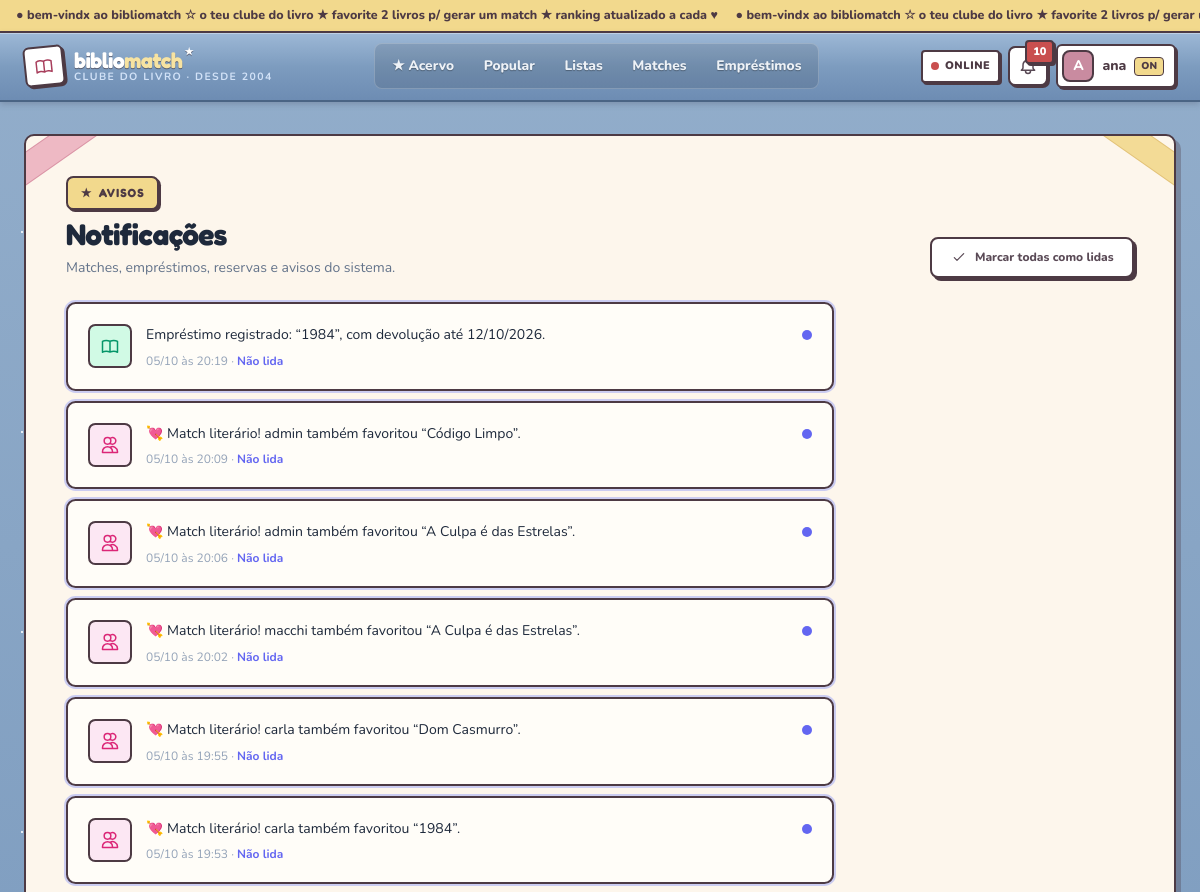
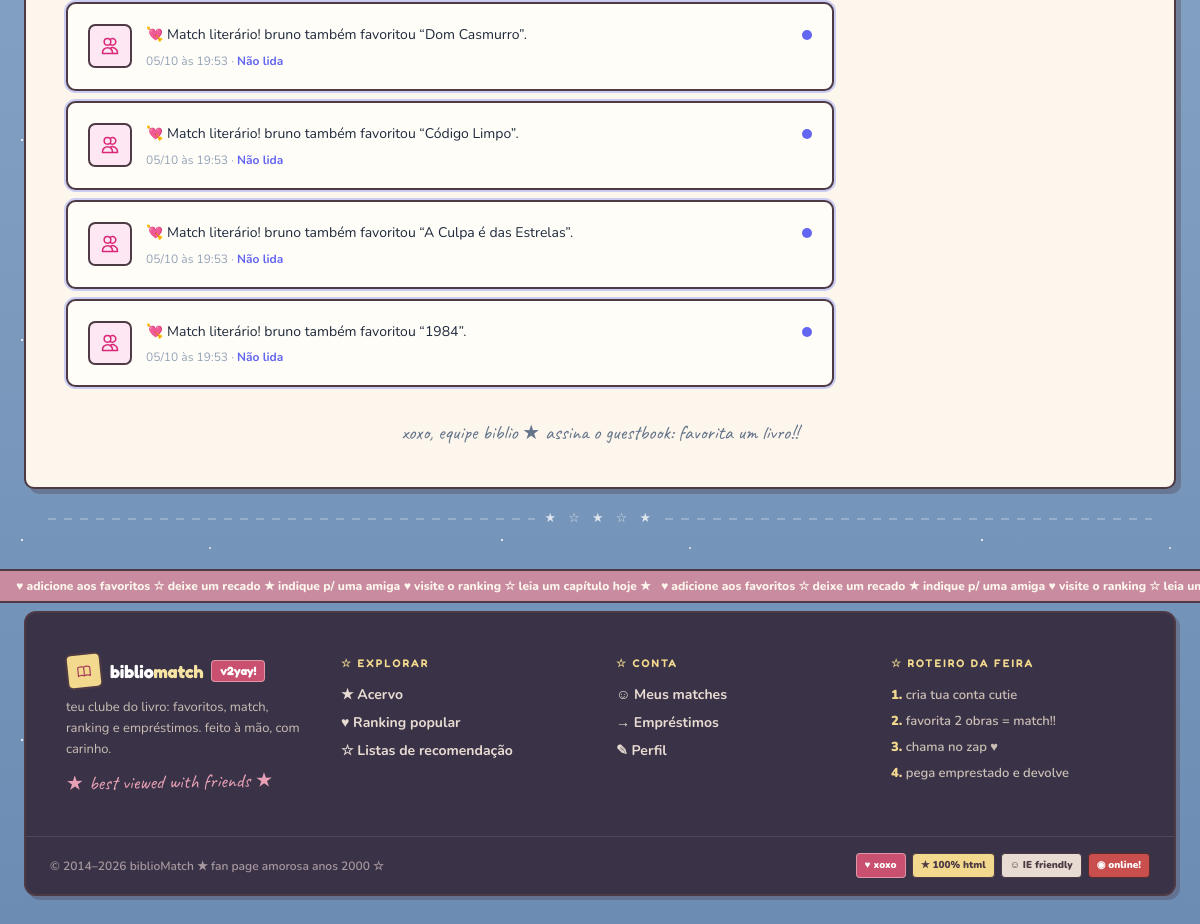
Page /notificacoes/ (signed in) on the committed database (2 pictures, top to bottom).
### core/models.py (models this page shows, shortened)
class Notificacao(models.Model):
    TIPOS = [
        ("match", "Match literário"),
        ("emprestimo", "Empréstimo"),
        ("reserva", "Reserva"),
        ("sistema", "Sistema"),
    ]
    usuario = models.ForeignKey(User, on_delete=models.CASCADE, related_name="notificacoes")
    tipo = models.CharField(max_length=20, choices=TIPOS, default="sistema")
    mensagem = models.CharField(max_length=280)
    link = models.CharField(max_length=200, blank=True, default="")
    lida = models.BooleanField(default=False)
    criada_em = models.DateTimeField(auto_now_add=True)
    class Meta:
        ordering = ["-criada_em"]

### core/views.py (the view)
# urls.py: path("notificacoes/", views.notificacoes, name="notificacoes"),
@login_required
def notificacoes(request):
    notifs = Notificacao.objects.filter(usuario=request.user)
    return render(request, "core/notificacoes.html", {"notifs": notifs})

### core/context_processors.py (called while the page is built)
def notificacoes_nao_lidas(request):
    if request.user.is_authenticated:
        return {"notificacoes_nao_lidas": request.user.notificacoes.filter(lida=False).count()}
    return {"notificacoes_nao_lidas": 0}

### core/templates/core/notificacoes.html (shortened to what this page needs)
{% extends 'core/base.html' %}
{% block content %}
<div class="flex flex-col sm:flex-row sm:items-end justify-between gap-4">
  <div class="space-y-1.5">
    <span class="eyebrow">Avisos</span>
    <h1 class="text-2xl sm:text-3xl font-extrabold tracking-tight">Notificações</h1>
    <p class="text-sm text-slate-500">Matches, empréstimos, reservas e avisos do sistema.</p>
  </div>
  <a href="{% url 'notificacoes_ler_todas' %}" class="btn-ghost text-xs shrink-0">{% include 'core/partials/icon.html' with name='check' cls='w-4 h-4' %}Marcar todas como lidas</a>
</div>
<div class="space-y-2.5 mt-6 max-w-3xl">
{% for n in notifs %}
<a href="{% url 'notificacao_ler' n.pk %}" class="card {% if not n.lida %}card-hover ring-2 ring-indigo-400/40{% endif %} p-4 sm:p-5 flex gap-3.5 items-start">
  <span class="tile w-11 h-11 shrink-0 {% if n.tipo == 'match' %}bg-pink-100 text-pink-600{% elif n.tipo == 'emprestimo' %}bg-emerald-100 text-emerald-600{% elif n.tipo == 'reserva' %}bg-indigo-100 text-indigo-600{% else %}bg-slate-100 text-slate-500{% endif %}">
  </span>
  <span class="flex-1 min-w-0">
    <span class="text-sm leading-relaxed block">{{ n.mensagem }}</span>
    <span class="text-xs text-slate-400 mt-1.5 block">{{ n.criada_em|date:"d/m \à\s H:i" }}{% if not n.lida %} · <b class="text-indigo-500">Não lida</b>{% endif %}</span>
  </span>
  {% if not n.lida %}<span class="w-2.5 h-2.5 rounded-full bg-indigo-500 shrink-0 mt-1.5"></span>{% endif %}
</a>
{% endfor %}
</div>
{% endblock %}

### core/templates/core/base.html (shortened to what this page needs)
<!DOCTYPE html>
<html lang="pt-br" class="">
<head>
<script src="https://cdn.tailwindcss.com"></script>
</head>
<body class="starry text-slate-800 min-h-screen flex flex-col">
<div class="ticker overflow-hidden border-b-2 border-[#4d3a44] text-[#4d3a44] text-[12.5px] font-extrabold" style="background:#f2d98d" role="note" aria-label="Avisos da comunidade">
  <div class="ticker-track py-1.5">
    <span class="px-4"><span class="anim-blink">●</span> bem-vindx ao bibliomatch ☆ o teu clube do livro ★ favorite 2 livros p/ gerar um match ★ ranking atualizado a cada ♥ &nbsp;&nbsp;&nbsp; <span class="anim-blink">●</span> bem-vindx ao bibliomatch ☆ o teu clube do livro ★ favorite 2 livros p/ gerar um match ★ ranking atualizado a cada ♥ &nbsp;&nbsp;&nbsp;</span>
  </div>
</div>
<header class="sticky top-0 z-40 glossy-bar border-b-2 border-[#4a6484]">
<nav class="max-w-7xl mx-auto px-4 sm:px-6 flex items-center justify-between h-[4.2rem] gap-2">
  <a href="{% url 'home' %}" class="flex items-center gap-2.5 shrink-0 group">
    <span class="w-10 h-10 rounded-md grid place-items-center bg-white border-2 border-[#4d3a44] shadow-[2px_2px_0_#4d3a44] -rotate-6 group-hover:rotate-3 transition-transform text-[#a83e5c]">{% include 'core/partials/icon.html' with name='book' cls='w-5 h-5' %}</span>
    <span class="leading-none">
      <span class="font-display font-bold text-[1.35rem] text-white tracking-tight block" style="text-shadow:0 1px 0 rgba(60,50,60,.6)">biblio<span class="text-[#f7e3a1]">match</span><sup class="text-[10px] align-super ml-0.5 inline-block spin-slow">★</sup></span>
      <span class="hidden sm:block text-[10.5px] font-bold text-blue-100/90 tracking-[.14em] uppercase">clube do livro · desde 2004</span>
    </span>
  </a>
  {% with active=request.resolver_match.url_name %}
  <div class="hidden md:flex items-center gap-1 text-sm font-medium bg-black/10 rounded-lg p-1 border border-white/20">
    <a href="{% url 'livros' %}" class="nav-link {% if active == 'livros' or active == 'livro_detalhe' %}active{% endif %}">★ Acervo</a>
    <a href="{% url 'ranking' %}" class="nav-link {% if active == 'ranking' %}active{% endif %}">Popular</a>
    <a href="{% url 'colecoes' %}" class="nav-link {% if active == 'colecoes' or active == 'colecao_detalhe' %}active{% endif %}">Listas</a>
    {% if user.is_authenticated %}
    <a href="{% url 'matches' %}" class="nav-link {% if active == 'matches' %}active{% endif %}">Matches</a>
    <a href="{% url 'meus_emprestimos' %}" class="nav-link {% if active == 'meus_emprestimos' %}active{% endif %}">Empréstimos</a>
    {% endif %}
  </div>
  {% endwith %}
  <div class="flex items-center gap-2">
    <span class="hidden sm:inline-flex items-center gap-1.5 text-[11px] font-black uppercase tracking-wider bg-white border-2 border-[#4d3a44] rounded px-2 py-1.5 shadow-[2px_2px_0_#4d3a44] text-[#4d3a44]" title="sempre online ★"><span class="w-2 h-2 rounded-full bg-[#c94f4f] inline-block anim-blink"></span>online</span>
    {% if user.is_authenticated %}
    <a href="{% url 'notificacoes' %}" class="icon-btn !bg-white relative" title="Notificações" aria-label="Notificações">{% include 'core/partials/icon.html' with name='bell' cls='w-5 h-5' %}
      {% if notificacoes_nao_lidas %}<span class="absolute -top-2 -right-2 min-w-[1.4rem] h-6 px-1.5 rounded bg-[#c94f4f] border-2 border-[#4d3a44] text-white text-[11px] font-black grid place-items-center shadow-[2px_2px_0_#4d3a44]">{{ notificacoes_nao_lidas }}</span>{% endif %}
    </a>
    <a href="{% url 'perfil' %}" class="hidden sm:flex items-center gap-2 pl-1 pr-2.5 py-1 rounded-md bg-white border-2 border-[#4d3a44] shadow-[2px_2px_0_#4d3a44] hover:-translate-y-0.5 transition text-[#4d3a44]" title="Meu perfil ★ {{ user.username }}">
      <span class="avatar w-8 h-8 text-sm !border-[#4d3a44]">{{ user.username|first|upper }}</span>
      <span class="text-sm font-extrabold max-w-[7rem] truncate">{{ user.username }}</span>
      <span class="text-[10px] font-black bg-[#f2d98d] border border-[#4d3a44] rounded px-1.5 py-px">ON</span>
    </a>
    {% else %}
    <a href="{% url 'login' %}" class="glossy-btn hidden sm:inline-block text-sm font-extrabold px-4 py-2 rounded-md text-white">Entrar</a>
    <a href="{% url 'cadastro' %}" class="btn-primary btn-shine !py-2.5 !text-[13px]">★ Criar conta</a>
    {% endif %}
  </div>
</nav>
</header>
<main class="flex-1 w-full max-w-7xl mx-auto px-3 sm:px-6 py-5 sm:py-8 pb-24 md:pb-10">
<div class="page-sheet p-4 sm:p-8 lg:p-10 relative overflow-hidden">
  <div class="pointer-events-none absolute -top-1 -left-6 w-28 h-7 rotate-[-35deg] bg-[#e8a0b4]/70 border-y border-[#a83e5c]/30" aria-hidden="true"></div>
  <div class="pointer-events-none absolute -top-1 -right-6 w-28 h-7 rotate-[35deg] bg-[#f2d98d]/90 border-y border-yellow-700/20" aria-hidden="true"></div>
  {% block content %}{% endblock %}
  <p class="font-hand text-center text-xl mt-8 text-slate-500">xoxo, equipe biblio ★ assina o guestbook: favorita um livro!!</p>
</div>
<div class="divider-stars mt-5 px-6 select-none" aria-hidden="true">★ ☆ ★ ☆ ★</div>
</main>
<div class="ticker overflow-hidden border-y-2 border-[#4d3a44] text-[#fdf6ec] text-[12px] font-extrabold" style="background:#c98ba0" aria-hidden="true">
  <div class="ticker-track rev py-1.5">
    <span class="px-4">♥ adicione aos favoritos ☆ deixe um recado ★ indique p/ uma amiga ♥ visite o ranking ☆ leia um capítulo hoje ★&nbsp;&nbsp;&nbsp;♥ adicione aos favoritos ☆ deixe um recado ★ indique p/ uma amiga ♥ visite o ranking ☆ leia um capítulo hoje ★&nbsp;&nbsp;&nbsp;</span>
  </div>
</div>
<footer class="mt-2 pb-24 md:pb-8">
<div class="max-w-7xl mx-auto px-3 sm:px-6">
<div class="rounded-xl border-2 border-[#4d3a44] overflow-hidden shadow-[4px_4px_0_rgba(70,50,60,.3)] bg-[#3a3348] text-[#e8dcd2]">
  <div class="grid gap-8 sm:grid-cols-2 lg:grid-cols-4 text-sm p-6 sm:p-10">
    <div class="space-y-2">
      <p class="flex items-center gap-2 font-display font-bold text-lg text-white"><span class="w-9 h-9 rounded-md grid place-items-center bg-[#f2d98d] text-[#a83e5c] border-2 border-[#4d3a44] -rotate-6">{% include 'core/partials/icon.html' with name='book' cls='w-4 h-4' %}</span>biblio<span class="text-[#f7e3a1] -ml-2">match</span> <span class="text-xs bg-[#c9506e] text-white rounded px-2 py-0.5 border border-white/40">v2yay!</span></p>
      <p class="text-[#cbbfb4] leading-relaxed text-[13px]">teu clube do livro: favoritos, match, ranking e empréstimos. feito à mão, com carinho.</p>
      <p class="font-hand text-xl text-[#e8a0b4] -rotate-1">★ best viewed with friends ★</p>
    </div>
    <div><p class="font-display font-semibold mb-3 text-[11px] uppercase tracking-[.18em] text-[#f2d98d]">☆ explorar</p><div class="flex flex-col gap-2 text-[#e8dcd2] font-bold"><a class="hover:text-[#f2d98d] w-fit hover:underline decoration-wavy" href="{% url 'livros' %}">★ Acervo</a><a class="hover:text-[#f2d98d] w-fit hover:underline decoration-wavy" href="{% url 'ranking' %}">♥ Ranking popular</a><a class="hover:text-[#f2d98d] w-fit hover:underline decoration-wavy" href="{% url 'colecoes' %}">☆ Listas de recomendação</a></div></div>
    <div><p class="font-display font-semibold mb-3 text-[11px] uppercase tracking-[.18em] text-[#f2d98d]">☆ conta</p><div class="flex flex-col gap-2 text-[#e8dcd2] font-bold">{% if user.is_authenticated %}<a class="hover:text-[#f2d98d] w-fit" href="{% url 'matches' %}">☺ Meus matches</a><a class="hover:text-[#f2d98d] w-fit" href="{% url 'meus_emprestimos' %}">→ Empréstimos</a><a class="hover:text-[#f2d98d] w-fit" href="{% url 'perfil' %}">✎ Perfil</a>{% else %}<a class="hover:text-[#f2d98d] w-fit" href="{% url 'login' %}">Entrar →</a><a class="hover:text-[#f2d98d] w-fit" href="{% url 'cadastro' %}">★ Criar conta</a>{% endif %}</div></div>
    <div><p class="font-display font-semibold mb-3 text-[11px] uppercase tracking-[.18em] text-[#f2d98d]">☆ roteiro da feira</p><ol class="text-[#cbbfb4] space-y-1.5 list-none text-[13px] font-semibold"><li><b class="text-[#f2d98d]">1.</b> cria tua conta cutie</li><li><b class="text-[#f2d98d]">2.</b> favorita 2 obras = match!!</li><li><b class="text-[#f2d98d]">3.</b> chama no zap ♥</li><li><b class="text-[#f2d98d]">4.</b> pega emprestado e devolve</li></ol></div>
  </div>
  <div class="border-t border-white/10 px-6 py-4 flex flex-col sm:flex-row items-center gap-3 justify-between text-[12px]">
    <p class="text-[#a8989f] font-semibold">© 2014–2026 biblioMatch ★ fan page amorosa anos 2000 ☆</p>
    <div class="flex items-center gap-1.5" aria-label="Selos">
      <span class="text-[10px] font-black px-2 py-1 rounded bg-[#c9506e] text-white border border-white/40">♥ xoxo</span>
      <span class="text-[10px] font-black px-2 py-1 rounded bg-[#f2d98d] text-[#4d3a44] border border-[#4d3a44]">★ 100% html</span>
      <span class="text-[10px] font-black px-2 py-1 rounded bg-[#e8dcd2] text-[#4d3a44] border border-[#4d3a44]">☺ IE friendly</span>
      <span class="hidden sm:inline text-[10px] font-black px-2 py-1 rounded bg-[#c94f4f] text-white border border-[#5a2b2b] anim-blink">◉ online!</span>
    </div>
  </div>
</div>
</div>
</footer>
</body>
</html>

### core/templates/core/base.html (style rules this page uses)
:root { --ink:#4d3a44; --pink:#c9506e; --blue:#6d8cb3; --yellow:#e3b64f; }
html { scroll-behavior:smooth }
body { font-family:'Nunito',system-ui,sans-serif;-webkit-font-smoothing:antialiased;text-rendering:optimizeLegibility }
h1,h2,.font-display { font-family:'Fredoka','Nunito',sans-serif;letter-spacing:-.01em }
.font-hand { font-family:'Caveat',cursive }
body.starry { background-color:#8ea6c4; background-image: radial-gradient(1.4px 1.4px at 22px 32px, #ffffffcc 55%, transparent 56%), radial-gradient(1px 1px at 130px 90px, #f6df8ecc 60%, transparent 61%), radial-gradient(1.4px 1.4px at 210px 40px, #ffffff99 55%, transparent 56%), radial-gradient(1px 1px at 320px 120px, #e8a0b488 60%, transparent 61%), linear-gradient(180deg,#93aecb 0%,#7d9cbf 60%,#6d8cb3 100%); background-size:480px 200px,480px 200px,480px 200px,480px 200px,cover; }
.glossy-bar { background:linear-gradient(to bottom,#9db8d6 0%,#7d9cbf 50%,#6d8cb3 100%); box-shadow:inset 0 1px 0 rgba(255,255,255,.35), 0 2px 6px rgba(60,60,80,.25); }
.ticker-track { display:inline-flex;gap:0;white-space:nowrap;animation:tickerScroll 28s linear infinite;will-change:transform }
.ticker-track.rev { animation:tickerScrollRev 34s linear infinite }
.spin-slow { animation:spinSlow 14s linear infinite }
.anim-blink { animation:blink 1.4s steps(2,start) infinite }
.page-sheet { background:#fdf6ec;border:2.5px solid var(--ink);border-radius:10px;box-shadow:5px 5px 0 rgba(70,50,60,.3) }
.btn-ghost { display:inline-flex;align-items:center;justify-content:center;gap:.5rem;border:2px solid var(--ink);background:#fff;padding:.65rem 1.15rem;border-radius:.5rem;font-weight:800;font-size:.875rem;color:#5a4a56;transition:.15s;box-shadow:3px 3px 0 var(--ink) }
.icon-btn { display:inline-flex;align-items:center;justify-content:center;width:2.5rem;height:2.5rem;border-radius:.45rem;border:2px solid var(--ink);background:#f4ede1;color:#5a4a56;transition:.15s;box-shadow:2px 2px 0 var(--ink) }
.card { background:#fffdf8;border:2px solid var(--ink);border-radius:.6rem;box-shadow:3px 3px 0 var(--ink);transition:transform .18s, box-shadow .2s }
.eyebrow { display:inline-flex;align-items:center;gap:.4rem;font-family:'Fredoka';font-size:.74rem;font-weight:700;text-transform:uppercase;letter-spacing:.09em;color:#4d3a44;background:#f2d98d;padding:.38rem .8rem;border-radius:.45rem;border:2px solid var(--ink);box-shadow:2px 2px 0 var(--ink) }
.eyebrow::before { content:"★" }
.nav-link { display:inline-flex;align-items:center;gap:.45rem;position:relative;padding:.5rem .8rem;border-radius:.4rem;transition:.15s;color:#eef2f7;font-weight:800;font-size:.86rem;text-shadow:0 1px 1px rgba(0,0,0,.3) }
.avatar { display:inline-flex;align-items:center;justify-content:center;border-radius:.5rem;font-weight:800;color:#fff;background:#c98ba0;flex-shrink:0;border:2px solid var(--ink) }
.tile { display:inline-flex;align-items:center;justify-content:center;border-radius:.45rem;flex-shrink:0;border:2px solid var(--ink) }
.divider-stars { display:flex;align-items:center;gap:.6rem;color:#fff;opacity:.75;font-size:.8rem;letter-spacing:.35em }
.divider-stars::before,.divider-stars::after { content:"";height:2px;flex:1;background:repeating-linear-gradient(90deg,#ffffffaa 0 8px,transparent 8px 16px);opacity:.5 }

### rows in the picture
Notificacao: mensagem "Empréstimo registrado: “1984”, com devolução até 12/10/2026.", criada_em "05/10 às 20:19", lida "Não lida"
Notificacao: mensagem "💘 Match literário! admin também favoritou “Código Limpo”.", criada_em "05/10 às 20:09", lida "Não lida"
Notificacao: mensagem "💘 Match literário! admin também favoritou “A Culpa é das Estrelas”.", criada_em "05/10 às 20:06", lida "Não lida"
Notificacao: mensagem "💘 Match literário! macchi também favoritou “A Culpa é das Estrelas”.", criada_em "05/10 às 20:02", lida "Não lida"
Notificacao: mensagem "💘 Match literário! carla também favoritou “Dom Casmurro”.", criada_em "05/10 às 19:55", lida "Não lida"
Notificacao: mensagem "💘 Match literário! carla também favoritou “1984”.", criada_em "05/10 às 19:53", lida "Não lida"
Notificacao: mensagem "💘 Match literário! bruno também favoritou “Dom Casmurro”.", criada_em "05/10 às 19:53", lida "Não lida"
Notificacao: mensagem "💘 Match literário! bruno também favoritou “Código Limpo”.", criada_em "05/10 às 19:53", lida "Não lida"
Notificacao: mensagem "💘 Match literário! bruno também favoritou “A Culpa é das Estrelas”.", criada_em "05/10 às 19:53", lida "Não lida"
Notificacao: mensagem "💘 Match literário! bruno também favoritou “1984”.", criada_em "05/10 às 19:53", lida "Não lida"

### other values in the picture
{{ notificacoes_nao_lidas }} "10"
{{ user.username|first|upper }} "A"
{{ user.username }} "ana"
